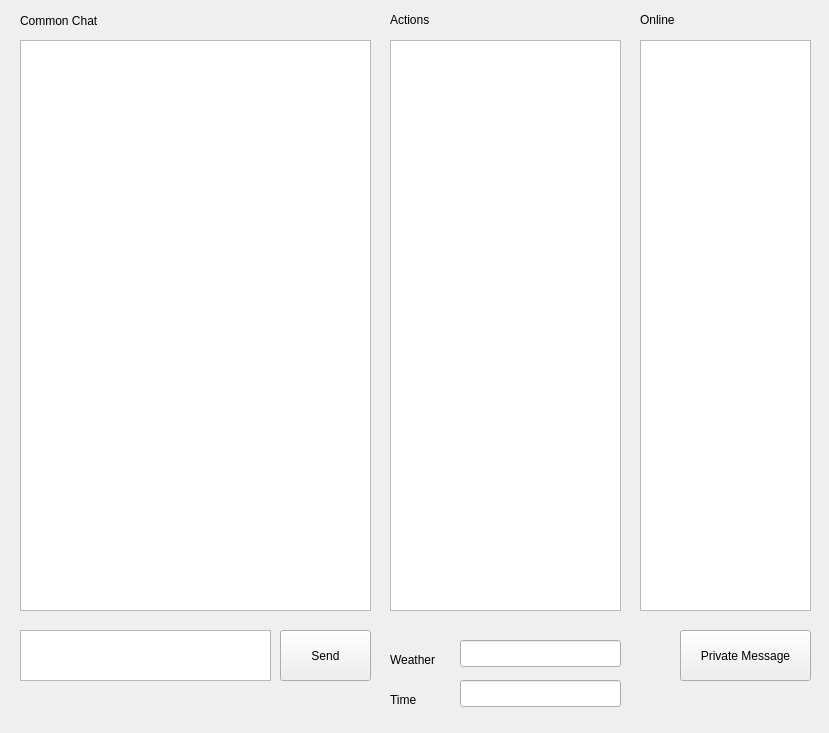
<?xml version="1.0" encoding="UTF-8"?>
<ui version="4.0">
 <class>ClientMainWindow</class>
 <widget class="QWidget" name="ClientMainWindow">
  <property name="geometry">
   <rect>
    <x>0</x>
    <y>0</y>
    <width>829</width>
    <height>733</height>
   </rect>
  </property>
  <property name="windowTitle">
   <string>Bugra Chat App Client</string>
  </property>
  <widget class="QTextEdit" name="CommonChatTextEdit">
   <property name="geometry">
    <rect>
     <x>20</x>
     <y>630</y>
     <width>251</width>
     <height>51</height>
    </rect>
   </property>
  </widget>
  <widget class="QPushButton" name="CommonChatSendButton">
   <property name="geometry">
    <rect>
     <x>280</x>
     <y>630</y>
     <width>91</width>
     <height>51</height>
    </rect>
   </property>
   <property name="text">
    <string>Send</string>
   </property>
  </widget>
  <widget class="QListWidget" name="CommonChatListWidget">
   <property name="geometry">
    <rect>
     <x>20</x>
     <y>40</y>
     <width>351</width>
     <height>571</height>
    </rect>
   </property>
  </widget>
  <widget class="QListWidget" name="ActionListWidget">
   <property name="geometry">
    <rect>
     <x>390</x>
     <y>40</y>
     <width>231</width>
     <height>571</height>
    </rect>
   </property>
  </widget>
  <widget class="QListView" name="OnlineListWidget">
   <property name="geometry">
    <rect>
     <x>640</x>
     <y>40</y>
     <width>171</width>
     <height>571</height>
    </rect>
   </property>
  </widget>
  <widget class="QPushButton" name="OnlinePrivateMessage">
   <property name="geometry">
    <rect>
     <x>680</x>
     <y>630</y>
     <width>131</width>
     <height>51</height>
    </rect>
   </property>
   <property name="text">
    <string>Private Message</string>
   </property>
  </widget>
  <widget class="QLabel" name="commonChatLabel">
   <property name="geometry">
    <rect>
     <x>20</x>
     <y>10</y>
     <width>101</width>
     <height>21</height>
    </rect>
   </property>
   <property name="text">
    <string>Common Chat</string>
   </property>
   <property name="textFormat">
    <enum>Qt::AutoText</enum>
   </property>
  </widget>
  <widget class="QLabel" name="OnlineLabel">
   <property name="geometry">
    <rect>
     <x>640</x>
     <y>10</y>
     <width>67</width>
     <height>19</height>
    </rect>
   </property>
   <property name="text">
    <string>Online</string>
   </property>
  </widget>
  <widget class="QLabel" name="ActionsLabel">
   <property name="geometry">
    <rect>
     <x>390</x>
     <y>10</y>
     <width>67</width>
     <height>19</height>
    </rect>
   </property>
   <property name="text">
    <string>Actions</string>
   </property>
  </widget>
  <widget class="QLabel" name="WeatherLabel">
   <property name="geometry">
    <rect>
     <x>390</x>
     <y>650</y>
     <width>67</width>
     <height>19</height>
    </rect>
   </property>
   <property name="text">
    <string>Weather</string>
   </property>
  </widget>
  <widget class="QLabel" name="TimeLabel">
   <property name="geometry">
    <rect>
     <x>390</x>
     <y>690</y>
     <width>67</width>
     <height>19</height>
    </rect>
   </property>
   <property name="text">
    <string>Time</string>
   </property>
  </widget>
  <widget class="QLineEdit" name="WeatherLineEdit">
   <property name="geometry">
    <rect>
     <x>460</x>
     <y>640</y>
     <width>161</width>
     <height>27</height>
    </rect>
   </property>
  </widget>
  <widget class="QLineEdit" name="TimeLineEdit">
   <property name="geometry">
    <rect>
     <x>460</x>
     <y>680</y>
     <width>161</width>
     <height>27</height>
    </rect>
   </property>
  </widget>
 </widget>
 <resources/>
 <connections/>
</ui>
